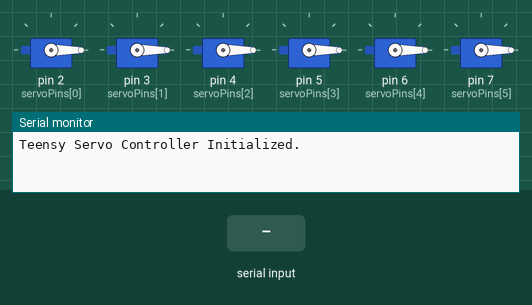
Simulated run of this sketch. Board: Arduino Uno, built with avr-gcc and run on an emulated ATmega328P. Parts: 6 × servo, the last lines printed to the serial monitor. Inputs (shaded band) come from the test bench.

Above: at 1.2 s.
1.3 s: "S0:1\n" received over Serial
At 1.7 s:
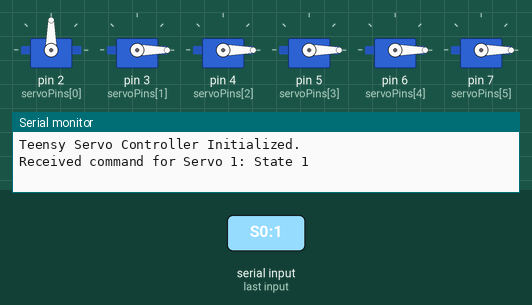
2.8 s: "S:150\n" received over Serial
At 4.0 s:
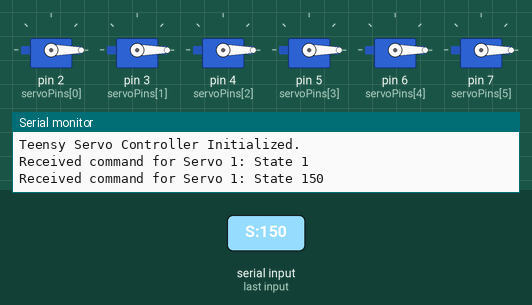
4.3 s: "S:1\n" received over Serial
At 5.2 s:
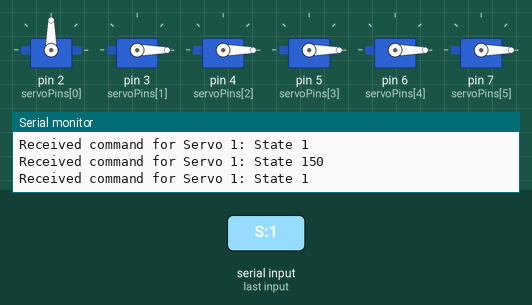
Timing chart, 0 to 7.3 s (numbered marks = the images above; inputs shaded):
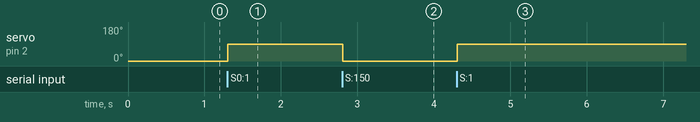

Measured:
- after the input at 1.3 s, servo on pin 2 (servoPins[0]): 0° → 90° at once
- after the input at 2.8 s, servo on pin 2 (servoPins[0]): 90° → 0° at once
- after the input at 4.3 s, servo on pin 2 (servoPins[0]): 0° → 90° at once

The sketch:

Teensy_Sketch_Flash_1.ino
```cpp
#include <Servo.h>

const int numServos = 6;
Servo servos[numServos];
const int servoPins[numServos] = {2, 3, 4, 5, 6, 7};

void setup() {
  // Initialize serial communication at 9600 baud.
  // This must match the baud rate in the Python script.
  Serial.begin(9600);
  while (!Serial) {
    ; // Wait for serial port to connect.
  }

  // Attach servos to their pins.
  for (int i = 0; i < numServos; i++) {
    servos[i].attach(servoPins[i]);
    // Set initial position to 0 degrees (or a safe position).
    servos[i].write(0);
  }

  Serial.println("Teensy Servo Controller Initialized.");
}

void loop() {
  // Check if any data is available on the serial port.
  if (Serial.available()) {
    String command = Serial.readStringUntil('\n');
    command.trim();

    if (command.startsWith("S")) {
      // The command is for a servo.
      // Expected format: S<servo_id>:<state>
      // e.g., "S0:1" to turn on servo 0
      int colonIndex = command.indexOf(':');
      if (colonIndex != -1) {
        // Extract servo ID and state.
        String servoIdStr = command.substring(1, colonIndex);
        String stateStr = command.substring(colonIndex + 1);

        int servoId = servoIdStr.toInt();
        int state = stateStr.toInt();

        // Validate the servo ID.
        if (servoId >= 0 && servoId < numServos) {
          Serial.print("Received command for Servo ");
          Serial.print(servoId + 1);
          Serial.print(": State ");
          Serial.println(state);

          // Control the servo based on the received state.
          if (state == 1) { // ON (rotate to 90 degrees)
            servos[servoId].write(90);
          } else { // OFF (rotate to 0 degrees)
            servos[servoId].write(0);
          }
        } else {
          Serial.print("Invalid servo ID: ");
          Serial.println(servoId);
        }
      } else {
        Serial.println("Invalid command format.");
      }
    } else {
      Serial.println("Unknown command.");
    }
  }
}
```
